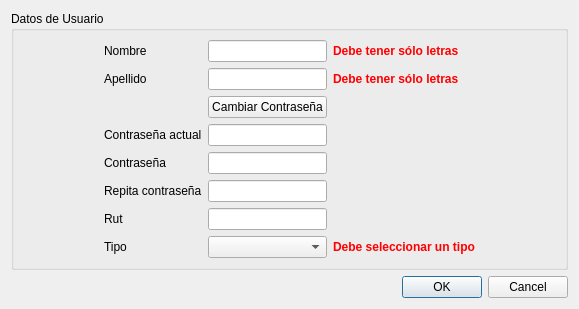
<?xml version="1.0" encoding="UTF-8"?>
<ui version="4.0">
 <class>FormularioUsuario</class>
 <widget class="QDialog" name="FormularioUsuario">
  <property name="enabled">
   <bool>true</bool>
  </property>
  <property name="geometry">
   <rect>
    <x>0</x>
    <y>0</y>
    <width>579</width>
    <height>287</height>
   </rect>
  </property>
  <property name="windowTitle">
   <string>Formulario Usuario</string>
  </property>
  <layout class="QVBoxLayout" name="verticalLayout_3">
   <item>
    <widget class="QGroupBox" name="groupBox">
     <property name="title">
      <string>Datos de Usuario</string>
     </property>
     <layout class="QHBoxLayout" name="horizontalLayout">
      <item>
       <spacer name="horizontalSpacer_2">
        <property name="orientation">
         <enum>Qt::Horizontal</enum>
        </property>
        <property name="sizeHint" stdset="0">
         <size>
          <width>40</width>
          <height>20</height>
         </size>
        </property>
       </spacer>
      </item>
      <item>
       <layout class="QGridLayout" name="gridLayout">
        <item row="3" column="2">
         <widget class="QLabel" name="label_error_clave_actual">
          <property name="text">
           <string/>
          </property>
         </widget>
        </item>
        <item row="4" column="0">
         <widget class="QLabel" name="label_clave">
          <property name="text">
           <string>Contraseña</string>
          </property>
         </widget>
        </item>
        <item row="4" column="1">
         <widget class="QLineEdit" name="lineEdit_clave"/>
        </item>
        <item row="4" column="2">
         <widget class="QLabel" name="label_error_clave">
          <property name="text">
           <string/>
          </property>
         </widget>
        </item>
        <item row="5" column="1">
         <widget class="QLineEdit" name="lineEdit_verif"/>
        </item>
        <item row="5" column="0">
         <widget class="QLabel" name="label_verif">
          <property name="text">
           <string>Repita contraseña</string>
          </property>
         </widget>
        </item>
        <item row="7" column="1">
         <widget class="QComboBox" name="comboBox_tipo"/>
        </item>
        <item row="6" column="1">
         <widget class="QLineEdit" name="lineEdit_rut"/>
        </item>
        <item row="7" column="0">
         <widget class="QLabel" name="label_5">
          <property name="text">
           <string>Tipo</string>
          </property>
         </widget>
        </item>
        <item row="7" column="2">
         <widget class="QLabel" name="label_error_tipo">
          <property name="text">
           <string>&lt;html&gt;&lt;head/&gt;&lt;body&gt;&lt;p&gt;&lt;span style=&quot; font-weight:600; color:#ff0000;&quot;&gt;Debe seleccionar un tipo&lt;/span&gt;&lt;/p&gt;&lt;/body&gt;&lt;/html&gt;</string>
          </property>
         </widget>
        </item>
        <item row="6" column="0">
         <widget class="QLabel" name="label_3">
          <property name="text">
           <string>Rut</string>
          </property>
         </widget>
        </item>
        <item row="2" column="0">
         <widget class="QLabel" name="label_cambiar_c">
          <property name="text">
           <string/>
          </property>
         </widget>
        </item>
        <item row="0" column="1">
         <widget class="QLineEdit" name="lineEdit_nombre"/>
        </item>
        <item row="0" column="0">
         <widget class="QLabel" name="label">
          <property name="text">
           <string>Nombre</string>
          </property>
         </widget>
        </item>
        <item row="1" column="1">
         <widget class="QLineEdit" name="lineEdit_apellido"/>
        </item>
        <item row="0" column="2">
         <widget class="QLabel" name="label_error_nombre">
          <property name="text">
           <string>&lt;html&gt;&lt;head/&gt;&lt;body&gt;&lt;p&gt;&lt;span style=&quot; font-weight:600; color:#ff0000;&quot;&gt;Debe tener sólo letras&lt;/span&gt;&lt;/p&gt;&lt;/body&gt;&lt;/html&gt;</string>
          </property>
         </widget>
        </item>
        <item row="3" column="1">
         <widget class="QLineEdit" name="lineEdit_clave_actual"/>
        </item>
        <item row="1" column="0">
         <widget class="QLabel" name="label_2">
          <property name="text">
           <string>Apellido</string>
          </property>
         </widget>
        </item>
        <item row="2" column="1">
         <widget class="QPushButton" name="pushButton_cambiar_c">
          <property name="text">
           <string>Cambiar Contraseña</string>
          </property>
         </widget>
        </item>
        <item row="3" column="0">
         <widget class="QLabel" name="label_clave_actual">
          <property name="text">
           <string>Contraseña actual</string>
          </property>
         </widget>
        </item>
        <item row="1" column="2">
         <widget class="QLabel" name="label_error_apellido">
          <property name="text">
           <string>&lt;html&gt;&lt;head/&gt;&lt;body&gt;&lt;p&gt;&lt;span style=&quot; font-weight:600; color:#ff0000;&quot;&gt;Debe tener sólo letras&lt;/span&gt;&lt;/p&gt;&lt;/body&gt;&lt;/html&gt;</string>
          </property>
         </widget>
        </item>
        <item row="5" column="2">
         <widget class="QLabel" name="label_error_verif">
          <property name="text">
           <string/>
          </property>
         </widget>
        </item>
        <item row="6" column="2">
         <widget class="QLabel" name="label_error_rut">
          <property name="text">
           <string/>
          </property>
         </widget>
        </item>
       </layout>
      </item>
      <item>
       <spacer name="horizontalSpacer">
        <property name="orientation">
         <enum>Qt::Horizontal</enum>
        </property>
        <property name="sizeHint" stdset="0">
         <size>
          <width>40</width>
          <height>20</height>
         </size>
        </property>
       </spacer>
      </item>
     </layout>
    </widget>
   </item>
   <item>
    <widget class="QDialogButtonBox" name="buttonBox">
     <property name="orientation">
      <enum>Qt::Horizontal</enum>
     </property>
     <property name="standardButtons">
      <set>QDialogButtonBox::Cancel|QDialogButtonBox::Ok</set>
     </property>
    </widget>
   </item>
  </layout>
 </widget>
 <resources/>
 <connections>
  <connection>
   <sender>buttonBox</sender>
   <signal>accepted()</signal>
   <receiver>FormularioUsuario</receiver>
   <slot>accept()</slot>
   <hints>
    <hint type="sourcelabel">
     <x>248</x>
     <y>254</y>
    </hint>
    <hint type="destinationlabel">
     <x>157</x>
     <y>274</y>
    </hint>
   </hints>
  </connection>
  <connection>
   <sender>buttonBox</sender>
   <signal>rejected()</signal>
   <receiver>FormularioUsuario</receiver>
   <slot>reject()</slot>
   <hints>
    <hint type="sourcelabel">
     <x>316</x>
     <y>260</y>
    </hint>
    <hint type="destinationlabel">
     <x>286</x>
     <y>274</y>
    </hint>
   </hints>
  </connection>
 </connections>
</ui>
